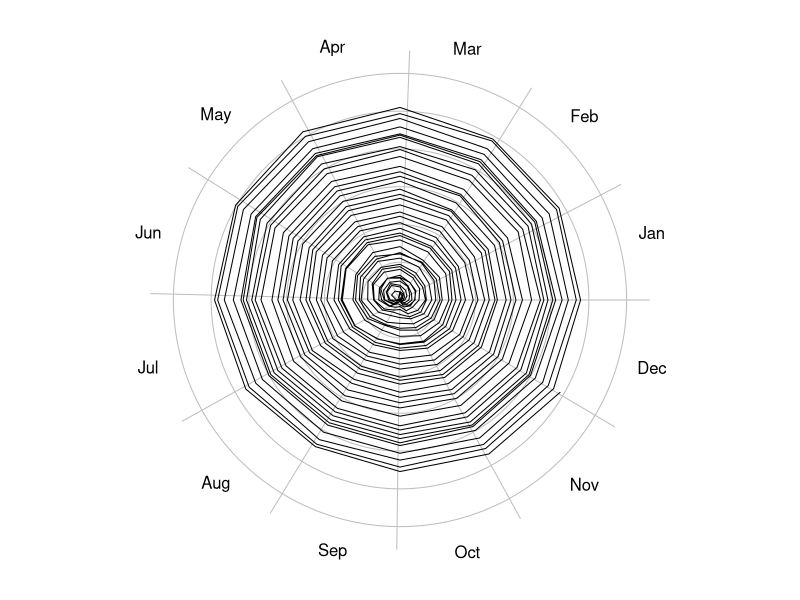
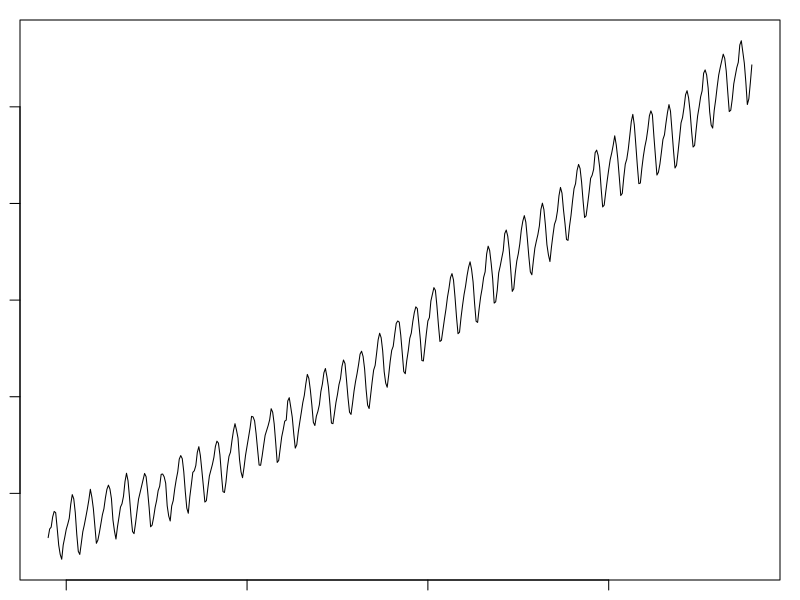

Generate these figures, in order, with R:

## ------------------------------------------------------------------------
hodograph <- function(x, y, t, rings, ringlabels=TRUE, tcut=c("daily", "yearly"), ...)
{
    tcut <- match.arg(tcut)
    if (missing(t)) {
        stop("x-y method not coded yet\n")
    } else {
        if (!missing(y)) {
            stop("cannot give y if t is given\n")
        }
        if (tcut== "yearly") {
            ## x=x(t)
            t <- as.POSIXlt(t)
            start <- ISOdatetime(1900+as.POSIXlt(t[1])$year, 1, 1, 0, 0, 0,
                                 tz=attr(t, "tzone"))
            day <- as.numeric(julian(t, origin=start))
            xx <- x * cos(day / 365 * 2 * pi)
            yy <- x * sin(day / 365 * 2 * pi)
            ## axes
            if (missing(rings))
                rings <- pretty(sqrt(xx^2 + yy^2))
            rscale <- 1.04 * max(rings)
            theta <- seq(0, 2 * pi, length.out=200)
            plot(xx, yy, asp=1, xlim=rscale*c(-1.1,1.1), ylim=rscale*c(-1.1, 1.1),
                 type='n', xlab="", ylab="", axes=FALSE)
            ## month lines
            month <- c("Jan", "Feb", "Mar", "Apr", "May", "Jun", "Jul", "Aug", "Sep", "Oct", "Nov", "Dec")
            day <- c(31, 28, 31, 30, 31, 30, 31, 31, 30, 31, 30, 31)
            rscale <- max(rings)
            for (m in 1:12) {
                ## boundaries are for non leap years
                phi <- 2 * pi * (sum(day[1:m]) - day[1]) / sum(day)
                lines(rscale*1.1*cos(phi)*c(0,1), rscale*1.1*sin(phi)*c(0,1), col='gray')
                phi <- 2*pi*(0.5/12+(m-1)/12)
                text(1.15*rscale * cos(phi), 1.15*rscale * sin(phi), month[m]) 
            }
            for (r in rings) {
                if (r > 0) {
                    gx <- r * cos(theta)
                    gy <- r * sin(theta)
                    lines(gx, gy, col='gray')
                    if (ringlabels)
                        text(gx[1], 0, format(r))
                }
            }
            points(xx, yy, ...)
        } else {
            stop("only tcut=\"yearly\" works at this time\n")
        }
    }
}


## ----hodograph, fig.path='2014-02-08-', dpi=100--------------------------
data(co2)
year <- as.numeric(time(co2))
t0 <- as.POSIXlt("1959-01-01 00:00:00", tz="UTC")
t <- t0 + (year - year[1]) *365*86400
par(mar=rep(1, 4))
hodograph(x=co2-co2[1], t=t, tcut="yearly", type="l", ringlabels=FALSE)


## ----timeseries, fig.path='2014-02-08-', dpi=100-------------------------
plot(co2)


